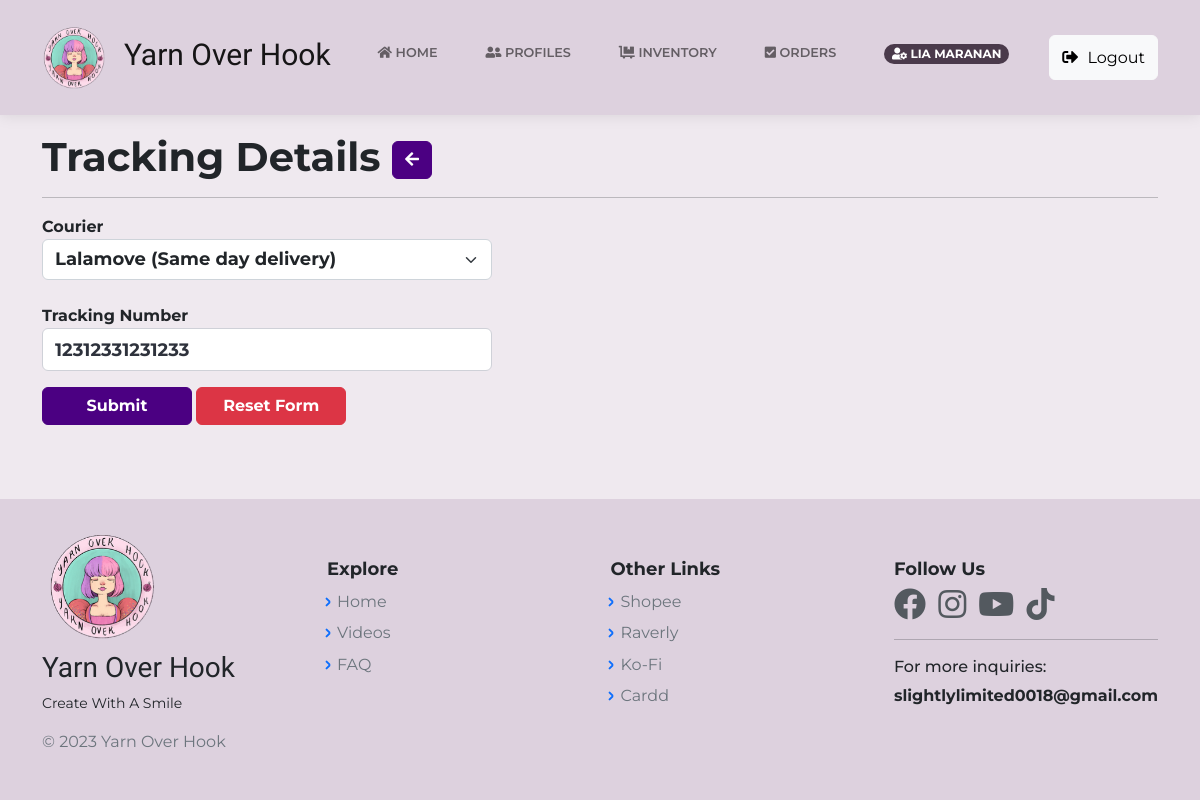
Before: /TrackingDetails.php?id=26 (signed in) with the older database file.
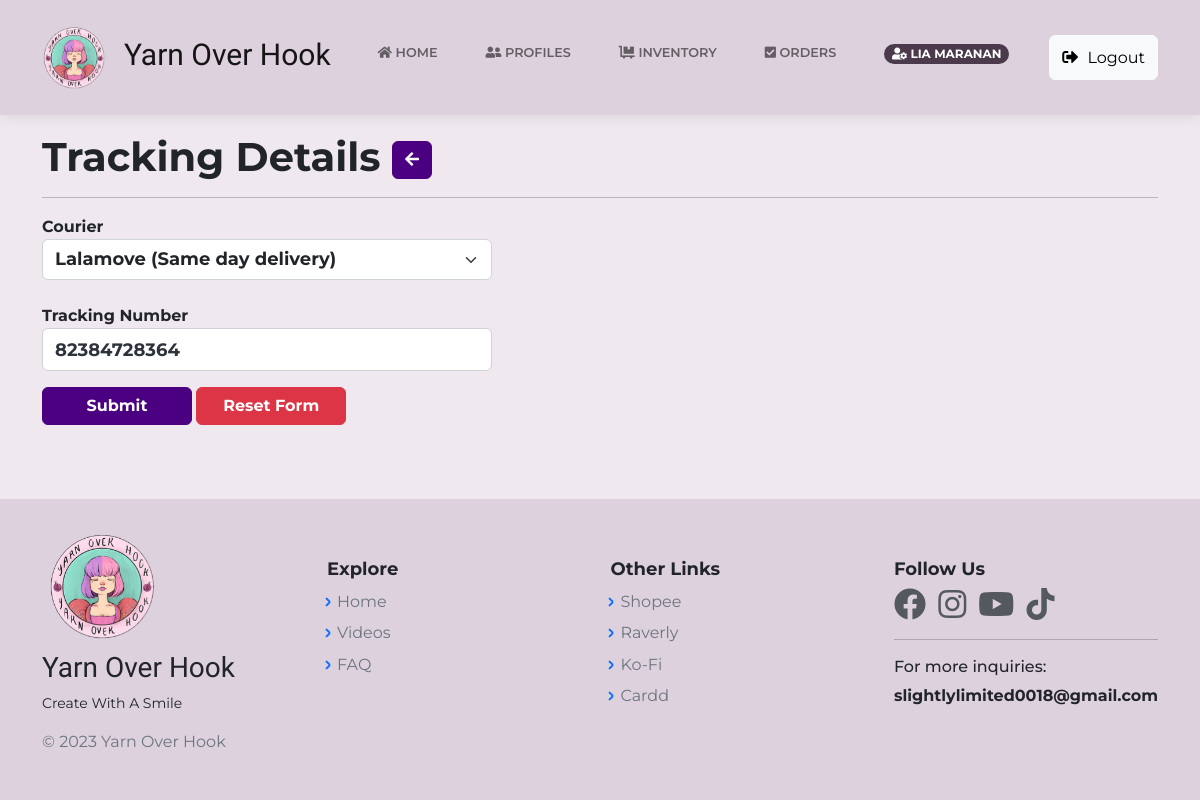
After: the same page with the newer database file.
### tables this page shows
CREATE TABLE `orders_db` (
  `OrderID` bigint(20) NOT NULL,
  `ItemID` bigint(20) NOT NULL,
  `c_id` bigint(12) NOT NULL,
  `cust_status` int(11) NOT NULL DEFAULT 1,
  `OrderQty` int(11) NOT NULL,
  `OrderType` varchar(255) NOT NULL,
  `TypeID` int(11) NOT NULL,
  `OrderDate` timestamp NOT NULL DEFAULT current_timestamp() ON UPDATE current_timestamp(),
  `PaymentDue` date DEFAULT NULL,
  `OrderTotal` int(12) NOT NULL,
  `proof_img` varchar(255) NOT NULL,
  `p_mode` varchar(255) NOT NULL,
  `tracking_no` varchar(255) NOT NULL,
  `courier_id` varchar(255) NOT NULL,
  `pay_status` varchar(255) NOT NULL,
  `MaterialUsed` varchar(150) NOT NULL,
  `MaterialQty` int(20) NOT NULL
);

### TrackingDetails.php (the view, shortened to what this page needs)
<?php
    include("includes/dbh.inc.php");
    if(isset($_GET['id'])) {
        $id = mysqli_real_escape_string($con, $_GET['id']);
        $item = "SELECT * FROM orders_db WHERE OrderID = $id";
        $result = mysqli_query($con, $item);
        $order = mysqli_fetch_assoc($result);
    }
    require 'layouts/Header.php';
?>
<body class="d-flex flex-column min-vh-100">
<?php require 'layouts/nav.php';?>
<main class="page payment-page">
        <div class="container my-5">
        <h1 style="font-weight:bold;"> Tracking Details <span><button class="btn btn-primary pull-right" type="button" style="font-weight:bold;border-color:indigo;background-color:indigo;width:40px;"><a href="OrderPageAdmin.php?id=<?php echo $order['OrderID']; ?>" style="text-decoration:none;color:white;"><i class="fa fa-arrow-left"></i></a></button></span></h1><hr>
        <div class="form-group">
                <form action="TrackingDetails.php?id=<?php echo $order['OrderID']; ?>" method="POST" enctype="multipart/form-data" style="border:none;">
            <div class="row my-3">
                <div class="col-md-12">
                    <label style="font-weight:bold;">Courier</label>
                    <select class="form-select rounded" id="courier_id" name="courier_id" aria-label=".form-select example" style="width:450px;font-weight:bold; font-size:18px;" required>
                    <option value="Lalamove (Same day delivery)" <?php if($order['courier_id'] == 'Lalamove (Same day delivery)') { ?>selected="selected"<?php } ?> style="font-weight:bold;">Lalamove (Same day delivery)</option>
                    </select> <br>
                </div>
                <div class="col-md-12">
                    <label style="font-weight:bold;">Tracking Number</label>
                        <input class="form-control rounded" type="text" name="tracking_no" id="tracking_no" class="form-control" value="<?php echo $order['tracking_no']; ?>" style="width:450px;height:43px; font-weight:bold; font-size:18px;" required>
                </div>
                <div class="button-group float-end">
                        <input class="btn btn-success mt-3" type="submit" name="add_tracking" value="Submit" style="font-weight:bold;width:150px;border-color:indigo;background-color:indigo;">
                        <input class="btn btn-danger mt-3" type="reset" id="reset" value="Reset Form" style="width:150px;font-weight:bold;">
                    </div>
            </div>
        </form>
    </div>
</div>
    </main>
<?php require 'layouts/Footer.php';?>

Changed rows visible on the page:
changed orders_db "Lalamove (Same day delivery)": tracking_no "12312331231233" → "82384728364"
